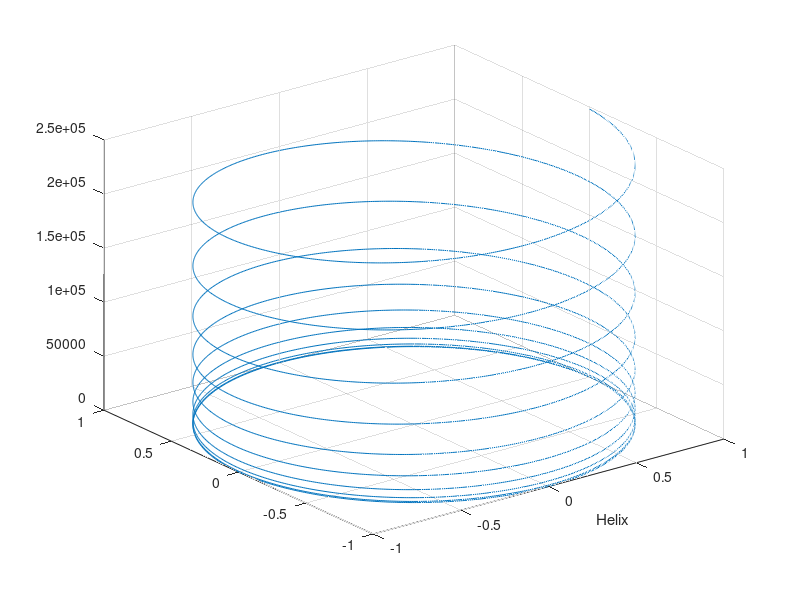

The MATLAB source for this figure:
%% 3D straight line drawing
clear all
clc
t = 0.01 :0.01 :20*pi;
x = cos(t);
y = sin(t);
z = t.^3;
plot3(x,y,z);
xlabel('Helix');
grid
